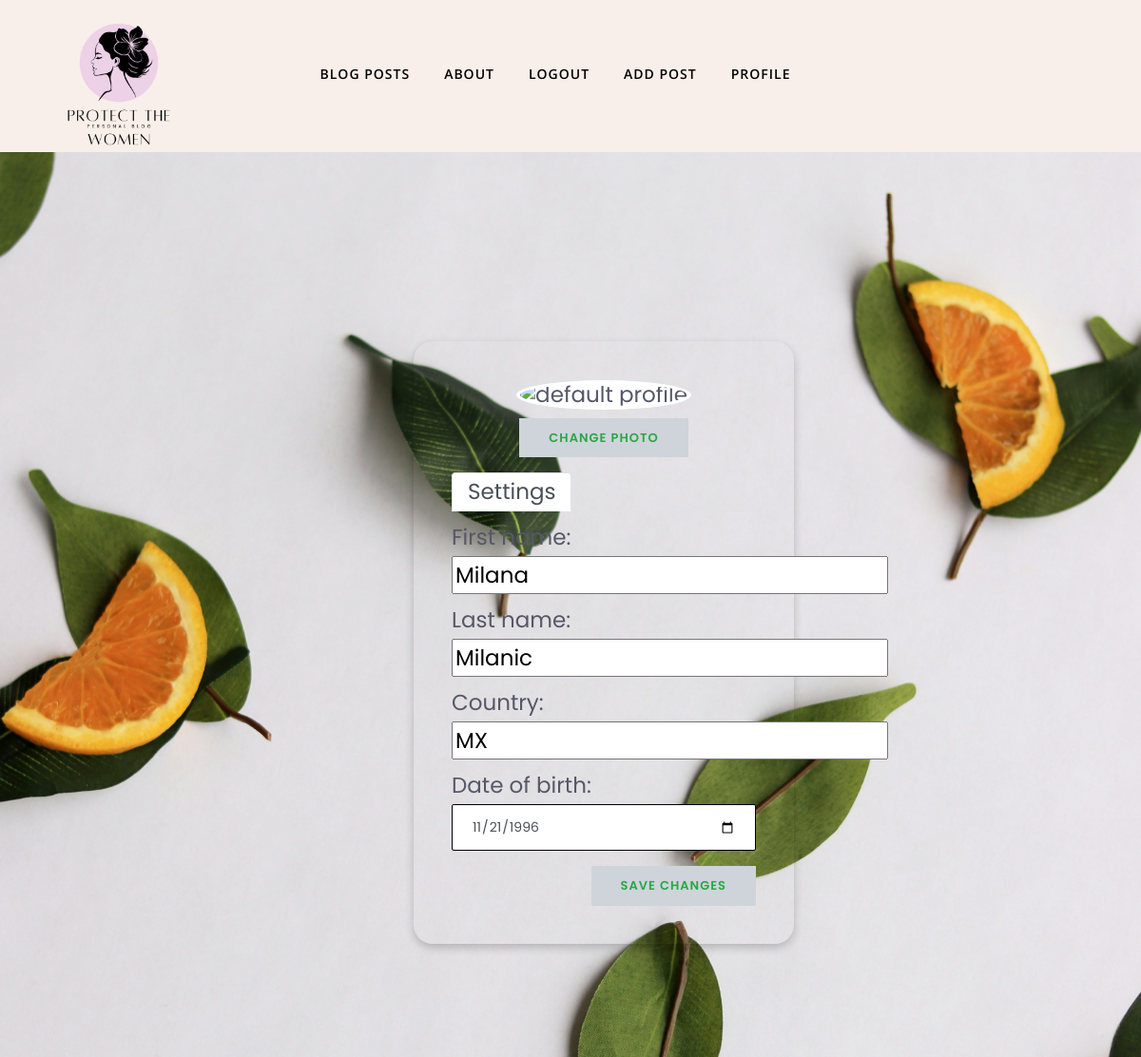
/accounts/profile/2/edit/ (signed in), run on the app's committed database.
### RiseAboveSilence/accounts/models/profile_model.py (models this page shows, shortened)
class Profile(models.Model):
    user = models.OneToOneField(
        to=CustomUser,
        on_delete=models.CASCADE,
        primary_key=True,
    )
    first_name = models.CharField(
        max_length=50,
        blank=True,
        null=True,
    )
    last_name = models.CharField(
        max_length=50,
        blank=True,
        null=True,
    )
    date_of_birth = models.DateField(
        blank=True,
        null=True,
    )
    country = CountryField(
        max_length=3,
        blank=True,
        null=True,
        blank_label="Select a country"
    )
    profile_picture = CloudinaryField(
        'profile_picture',
        blank=True,
        null=True,
    )

### RiseAboveSilence/accounts/views/profile_views.py (the view, shortened to what this page needs)
# urls.py: path('edit/', ProfileEditView.as_view(), name='profile-edit'),
class ProfileEditView(LoginRequiredMixin, UpdateView):
    model = Profile
    form_class = ProfileEditForm
    template_name = 'accounts_templates/profile-edit-template.html'

### RiseAboveSilence/accounts/forms/profile_forms.py
class ProfileEditForm(ProfileBaseForm):
    pass

### RiseAboveSilence/common/context_processors.py (called while the page is built)
def google_maps_api_key(request):
    return {
        'GOOGLE_MAPS_API_KEY': settings.GOOGLE_MAPS_API_KEY
    }

### templates/accounts_templates/profile-edit-template.html (shortened to what this page needs)
{% extends 'common_templates/base.html' %}
{% load static %}
{% block content %}
       <div class="login-background" style="background-image: url('{% static 'images/fruits.jpg' %}');">
        <div class="row justify-content-center">
            <div class="col-md-12">
                <div class="card-profile-edit">
                    <form method="post" id="comment-form" enctype="multipart/form-data">
                        <div class="card-body">
                            <div class="text-center">
                                {% if user.profile.profile_picture %}
                                    <img src="{{ user.profile.profile_picture.url }}" alt="profile_pic"
                                         class="profile-image-pic img-thumbnail rounded-circle">
                                {% else %}
                                    <img src="https://cdn.pixabay.com/photo/2016/03/31/19/56/avatar-1295397__340.png"
                                         class="profile-image-pic img-thumbnail rounded-circle" alt="default profile">
                                {% endif %}
                                <button class="btn btn-success mt-2" type="button" id="change-photo-btn">
                                     Change Photo
                                </button>
                            </div>
                            <ul class="nav nav-tabs mt-3">
                                <li class="nav-item"><a href="#" class="active nav-link">Settings</a></li>
                            </ul>
                            <div class="tab-content pt-3">
                                <div class="tab-pane active">
                                    <div class="form-group">
                                        {{ form.first_name.label_tag }}
                                        {{ form.first_name }}
                                    </div>
                                    <div class="form-group">
                                        {{ form.last_name.label_tag }}
                                        {{ form.last_name }}
                                    </div>
                                    <div class="form-group">
                                        {{ form.country.label_tag }}
                                        {{ form.country }}
                                    </div>
                                    <div class="form-group">
                                        {{ form.date_of_birth.label_tag }}
                                        {{ form.date_of_birth }}
                                    </div>
                                </div>
                            </div>
                            <div class="text-right">
                                <button class="btn btn-success" type="submit">Save Changes</button>
                            </div>
                        </div>
                    </form>
                </div>
            </div>
        </div>
    </div>
{% endblock %}

### static/css/style.css (style rules this page uses)
body, p { font-family: "Open Sans", sans-serif; line-height: 23px; font-size: 23px; text-rendering: optimizeLegibility; color: #000000; font-weight: 400; }
html { overflow-x: hidden; width: 100%; height: 100%; }
body { background: #fff; color: #575769; }
html, body { height: 100%; }
a { transition: all 0.3s ease-in-out; color: #000; }
a:link, a:visited { text-decoration: none; }
.form-control { box-shadow: none; border: 1px solid #000; padding: 12px 20px; background: #fff; font-size: 14px; border-radius: 2px; }
.btn { border-radius: 0px; padding: 10px 30px; font-weight: 600; text-transform: uppercase; color: #28a745; transition: 350ms; letter-spacing: 1px; font-size: 13px; border: 1px solid transparent; }
body { background:#eee; padding-top:0px; }
body { background-image: url('static/images/background.jpg'); background-size: cover; background-position: center; background-attachment: fixed; }
.login-background { background-size: cover; background-position: center; height: 100vh; display: flex; justify-content: center; align-items: center; }
.login-background { width: 100%; height: 119vh; background: url('static/images/background.jpg') no-repeat center center/cover; display: flex; justify-content: center; align-items: center; padding: 50px 0; }
body { background-color: #fff; font-family: 'Poppins', sans-serif; }
.card-profile-edit { width: 400px; border: none; border-radius: 20px; margin-top: 17%; margin-left: 70px; background: rgba(255, 255, 255, -0.2); padding: 20px; box-shadow: 0px 4px 10px rgba(0, 0, 0, 0.2); }
.profile-image-pic { height: 200px; width: 200px; object-fit: cover; }
a { text-decoration: none; }

### data on the page
Profile: first_name "Milana", last_name "Milanic", country "MX", date_of_birth "11/21/1996"
